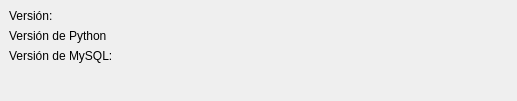
<?xml version="1.0" encoding="UTF-8"?>
<ui version="4.0">
 <class>aboutActivity</class>
 <widget class="QMainWindow" name="aboutActivity">
  <property name="geometry">
   <rect>
    <x>0</x>
    <y>0</y>
    <width>517</width>
    <height>101</height>
   </rect>
  </property>
  <property name="windowTitle">
   <string>MainWindow</string>
  </property>
  <widget class="QWidget" name="centralwidget">
   <layout class="QFormLayout" name="formLayout">
    <item row="0" column="0">
     <widget class="QLabel" name="label">
      <property name="text">
       <string>Versión:</string>
      </property>
     </widget>
    </item>
    <item row="0" column="1">
     <widget class="QLabel" name="version">
      <property name="text">
       <string/>
      </property>
     </widget>
    </item>
    <item row="1" column="0">
     <widget class="QLabel" name="label_3">
      <property name="text">
       <string>Versión de Python</string>
      </property>
     </widget>
    </item>
    <item row="1" column="1">
     <widget class="QLabel" name="python">
      <property name="text">
       <string/>
      </property>
     </widget>
    </item>
    <item row="2" column="0">
     <widget class="QLabel" name="label_5">
      <property name="text">
       <string>Versión de MySQL:</string>
      </property>
     </widget>
    </item>
    <item row="2" column="1">
     <widget class="QLabel" name="MySQL">
      <property name="text">
       <string/>
      </property>
     </widget>
    </item>
   </layout>
  </widget>
 </widget>
 <resources/>
 <connections/>
</ui>
